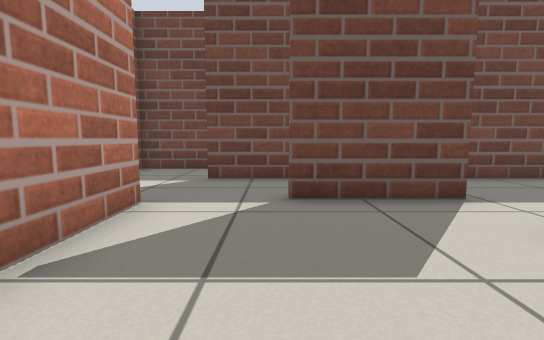
view 1 (above)

23 first-person views from a walk through a world built for the Gazebo simulator. The camera is 0.5 m above the floor, tilts 6° down and sees 85° across. The floor is counted in squares, 0.5 m on a side. Each view is taken from the middle of a square. On the plan, view 1 faces up. The plan holds only what a view shows up to about 12 squares ahead; the rest is blank.

view 2
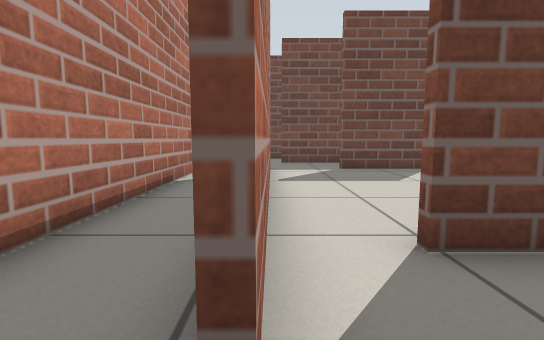

view 3
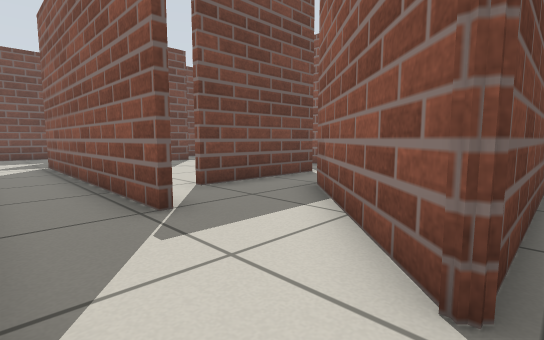

view 4
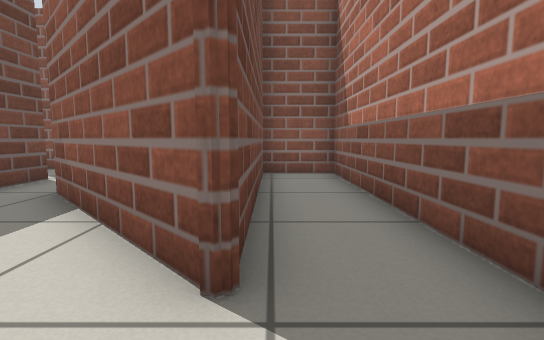

view 5
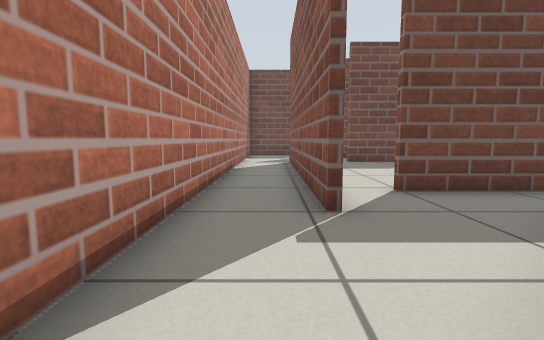

view 6
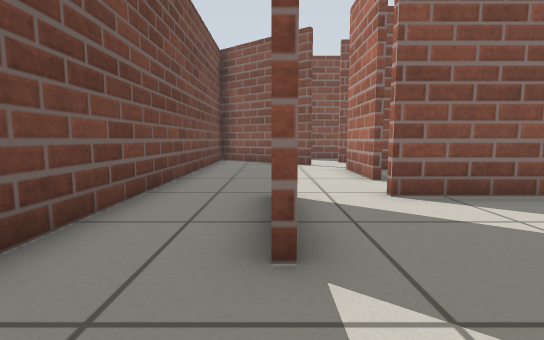

view 7
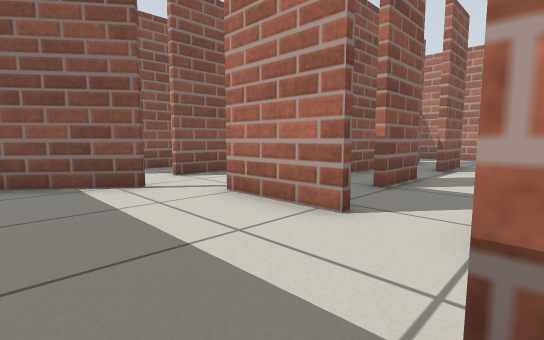

view 8
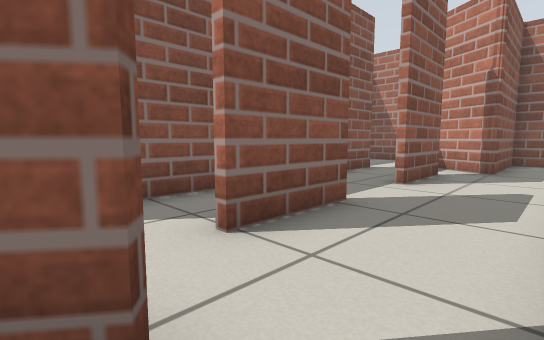

view 9
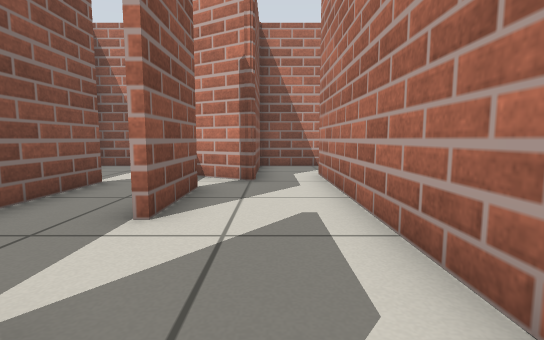

view 10
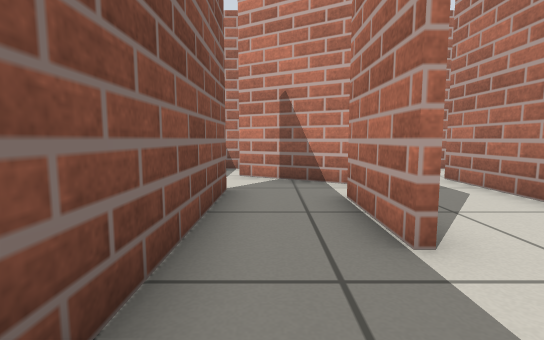

view 11
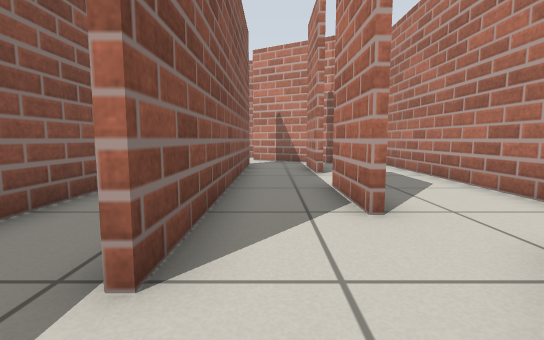

view 12
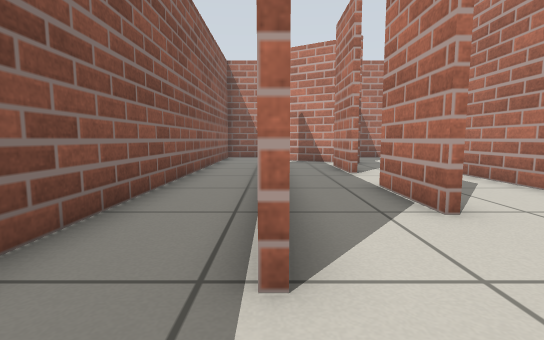

view 13
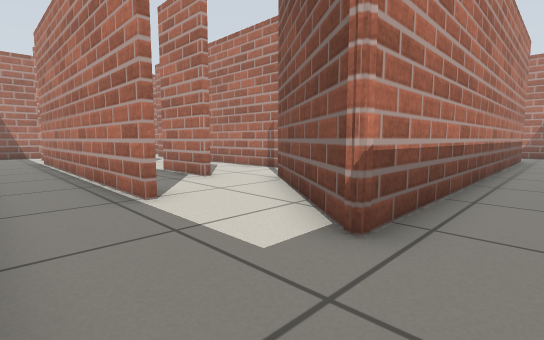

view 14
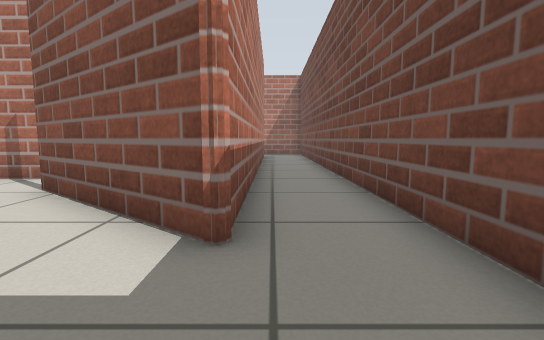

view 15
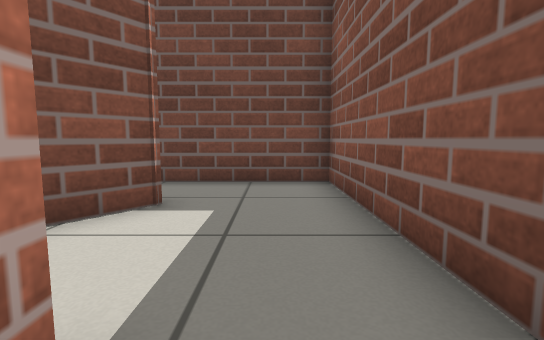

view 16
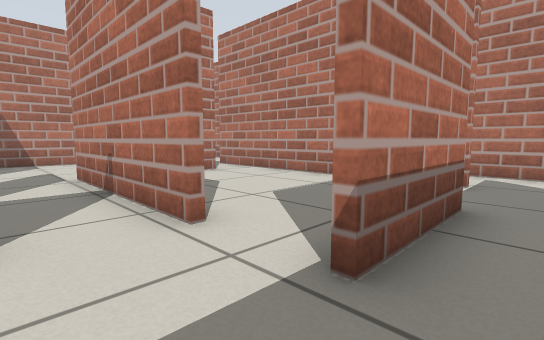

view 17
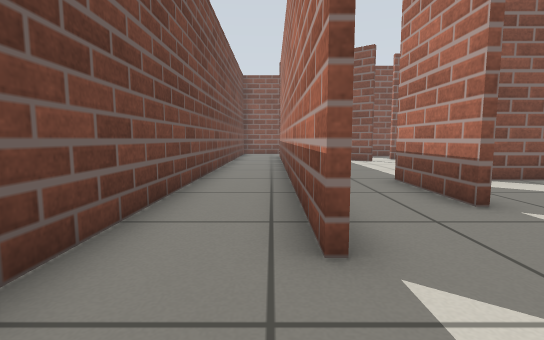

view 18
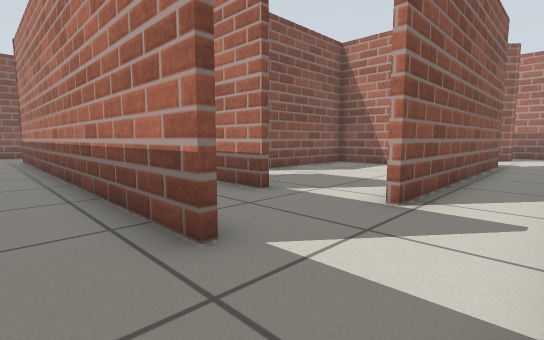

view 19
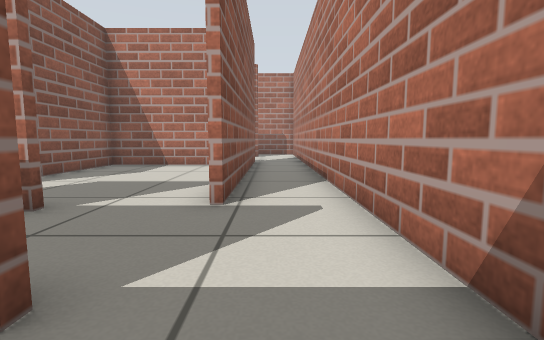

view 20
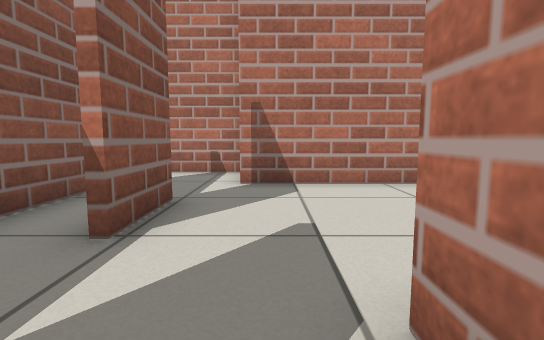

view 21
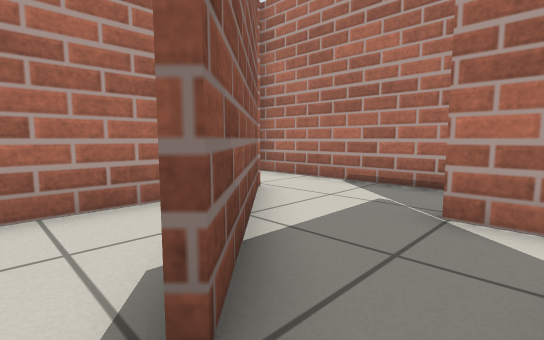

view 22
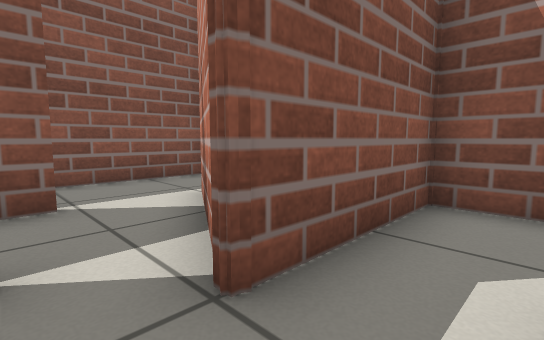

view 23
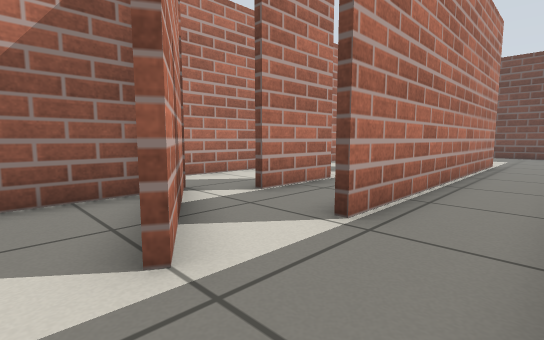

### Floor plan
Points are (right, up) in squares from view 1. A wall is a line through its corners. A room is listed if a view was taken in it or the views show most of it. See-through windows are left out.
Room 1 (views 1, 3, 4, 5, 6, 7)
walls: (-0.7, -2.3) (3.1, -2.3) (3.1, 3); (-2.2, -4.1) (-2.2, 4.6); (-2.1, 4.6) (-2.1, -1.6); (0.3, 5) (3.3, 5); (3.3, 4.8) (0.3, 4.8); (-4.3, 7.6) (-4.3, -9.9); (3.6, 7.4) (-1.6, 7.4); (4.1, -7.7) (-2.3, -7.7) (-0.9, -6.3); (-2.2, -9.8) (4.5, -9.8) (4.5, -7.8)
ways out: opening at (-2, -5) to room 2; opening at (-1, -2) to room 2; opening at (-3, 7) to room 4; opening at (3, 4.5) to room 5
Room 2 (view 2)
walls: (1.6, -2.5) (-0.6, -2.5); (-0.9, -6.3) (1.3, -4.1); (-2.1, -1.6) (-2.1, -4.1)
ways out: opening at (-2, -5) to room 1; opening at (-1, -2) to room 1; opening at (0.5, -3.5) to room 5
Room 3 (views 8, 9, 10, 22)
walls: (10.5, -0.2) (10.5, 2.2); (10.7, 2.2) (10.7, -0.2); (10.7, -2.5) (10.7, -5); (7.7, 2.6) (7.7, -6.5); (9.1, 3.5) (10.7, 5.7); (10.5, -5) (10.5, -2.5); (10.7, 5.3) (9.2, 3.4); (9.4, -6) (11.7, -7.3); (12.9, -5.8) (12.9, 4.2); (10.3, 7.4) (7.6, 7.4)
ways out: opening at (12, 4) to room 4; opening at (6.5, 4.5) to room 5; opening at (8, -7) to room 7
Room 4 (views 11, 12, 13, 14, 15, 17, 18, 19)
walls: (13.1, 4.2) (13.1, -5.8); (15.3, -6.5) (15.3, 9.8) (-4.4, 9.8); (-1.6, 7.6) (12.4, 7.6) (10.7, 5.3)
ways out: opening at (-3, 7) to room 1; opening at (12, 4) to room 3; opening at (13.9, -7.3) to room 6
Room 5 (views 16, 20, 21)
walls: (5.6, -1.8) (5.6, 0.2); (5, 2.6) (7.7, 2.6); (3.3, 3) (3.3, -2.5) (1.6, -2.5); (5.6, -5.9) (5.6, -3.9); (7.5, -6.5) (7.5, -1.8); (-0.1, -7.5) (4.7, -7.5); (7.6, 7.4) (3.6, 7.4)
ways out: opening at (3, 4.5) to room 1; opening at (0.5, -3.5) to room 2; opening at (6.5, 4.5) to room 3; opening at (6, -7) to room 7
Room 6 (view 23)
walls: (11.7, -7.3) (13, -8); (13, -9.8) (15.3, -9.8); (15.3, -9.5) (15.3, -6.5); (9.6, -6.9) (9.6, -8.9)
ways out: opening at (13.9, -7.3) to room 4
Room 7 (no view inside)
walls: (7.7, -6.5) (7.7, -7.5); (4.9, -9.8) (9.4, -9.8) (9.4, -6)
ways out: opening at (8, -7) to room 3; opening at (6, -7) to room 5

Positions as (right, up) in squares from view 1, and headings:
1: (0, 0), facing up
2: (-2, -5), facing up
3: (-4, -8), facing up-right
4: (-4, -8), facing right
5: (-3, -8), facing up
6: (-2, 5), facing right
7: (3, 6), facing down-right
8: (8, 4), facing down-right
9: (9, 1), facing down
10: (12, 0), facing down
11: (12, 6), facing down
12: (13, 6), facing down
13: (15, 9), facing down-left
14: (15, 8), facing left
15: (14, 3), facing up
16: (5, 6), facing down-left
17: (-4, 8), facing right
18: (-4, 9), facing down-right
19: (-3, 9), facing down
20: (4, -1), facing down
21: (2, -3), facing down-left
22: (8, -5), facing down-right
23: (15, -9), facing up-left
